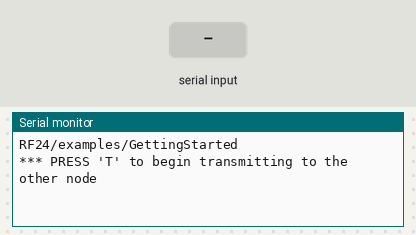
A sketch run on a simulated Arduino Uno, built with avr-gcc and run on an emulated ATmega328P. On the bench: the last lines printed to the serial monitor. The inputs (shaded band) are chosen by the test bench. No radio packets arrive unless stated.

Above: at 1.2 s.
1.3 s: "R" received over Serial
At 2.5 s:
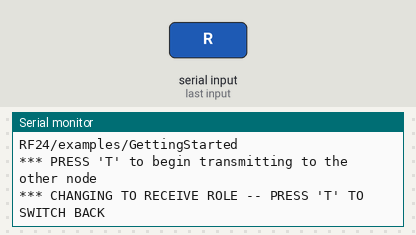
2.8 s: "T" received over Serial
At 3.6 s:
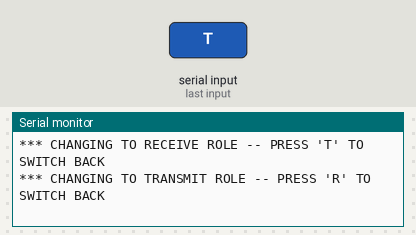

Measured:
- after the input at 1.3 s, the serial monitor: prints a new line at once (image 1)
- after the input at 2.8 s, the serial monitor: prints a new line at once (image 2)

The sketch:

txLED.ino
```cpp
/*
* Getting Started example sketch for nRF24L01+ radios
* This is a very basic example of how to send data from one node to another
* Updated: Dec 2014 by TMRh20
*/

#include <SPI.h>
#include "RF24.h"

/****************** User Config ***************************/
/***      Set this radio as radio number 0 or 1         ***/
bool radioNumber = 1;

//1 is uno on my RIGHT
//0 is metro on LEFT

int END_BYTE = 32;

/* Hardware configuration: Set up nRF24L01 radio on SPI bus plus pins 7 & 8 */
RF24 radio(9,10);
/**********************************************************/

byte addresses[][6] = {"1Node","2Node"};

// Used to control whether this node is sending or receiving
bool role = radioNumber;

void setup() {
  Serial.begin(115200);
  Serial.println(F("RF24/examples/GettingStarted"));
  Serial.println(F("*** PRESS 'T' to begin transmitting to the other node"));

  radio.begin();

  // Set the PA Level low to prevent power supply related issues since this is a
 // getting_started sketch, and the likelihood of close proximity of the devices. RF24_PA_MAX is default.
  radio.setPALevel(RF24_PA_MAX);
  radio.disableCRC();
  radio.setAutoAck(false);
  radio.setChannel(90);
  radio.setDataRate(RF24_2MBPS);
  radio.setRetries(0,0);

  // Open a writing and reading pipe on each radio, with opposite addresses
  if(radioNumber){
    radio.openWritingPipe(addresses[1]);
    radio.openReadingPipe(1,addresses[0]);
  }else{
    radio.openWritingPipe(addresses[0]);
    radio.openReadingPipe(1,addresses[1]);
  }

    radio.stopListening();
}

unsigned long i = 0;

unsigned long first_packet;

void loop() {


/****************** Ping Out Role ***************************/
if (role == 1)  {

    for(i = 0; i < END_BYTE ; i++) {
      radio.write(  &i, sizeof(unsigned long) );
     }

  }

/****************** Change Roles via Serial Commands ***************************/

  if ( Serial.available() )
  {
    char c = toupper(Serial.read());
    if ( c == 'T' && role == 0 ){
      Serial.println(F("*** CHANGING TO TRANSMIT ROLE -- PRESS 'R' TO SWITCH BACK"));
      role = 1;                  // Become the primary transmitter (ping out)

   }else
    if ( c == 'R' && role == 1 ){
      Serial.println(F("*** CHANGING TO RECEIVE ROLE -- PRESS 'T' TO SWITCH BACK"));
       role = 0;                // Become the primary receiver (pong back)
       radio.startListening();

    }
  }


} // Loop
```
